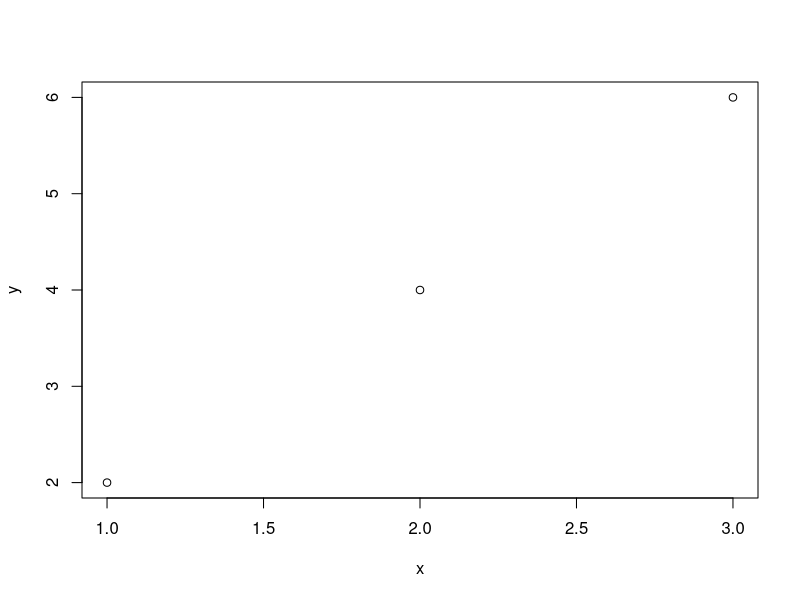
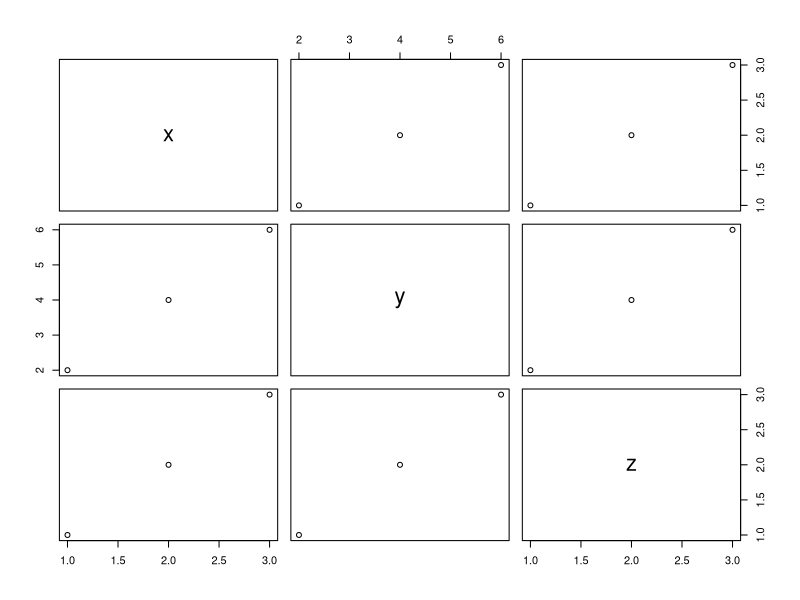

These charts were generated, in order, by the following R code: (Note: this script raises an error after producing the figures.)
# Basic R terminology

# Vectors ----
x <- c(1,2,3)
y <- c(2,4,6)

is.vector(x)
is.data.frame(x)

# A vector can also have just one value
name <- "Jake"

is.vector(name)
is.data.frame(name)

# anything on left side of <- is usually the object
# Vectors will usually show up under "Values" in the Global Environment

# Data Frame ----
df <- data.frame(x,y)

is.data.frame(df)
is.vector(df)

# one column
x
data.frame(x)

# empty dataframe
empty_df <- data.frame()
empty_df

weird <- c("Jake", 1, "Pacific Island Network", FALSE)
is.vector(weird)
str(weird)
typeof(weird)

typeof(x)
typeof(c(TRUE, TRUE, FALSE))

# Use $ to select a column (vector) in dataframe
is.vector(df$x)

# Easy to plot/graph data in dataframe
plot(df)

# Add another vector (column) to dataframe
df$z <- c("A", "B", "C")
df
plot(df)

?str
str(x)
str(df$x)
str(df$z)
str(z)
z
str(df)

is.vector(x)
is.vector(df)
is.data.frame(df)

is.vector(df$x)
is.vector(df$x)

df$z
is.vector(df$z)

library(ggplot2)
#ggplot2::

plot2cont_vars <- ggplot(df, aes(x,y))

plot2cont_vars + geom_label(aes(label = x))
plot2cont_vars + geom_point(color = "red")
plot2cont_vars + geom_smooth(method = lm)

plot_1disc_1cont <- ggplot(df, aes(z,y))

plot_1disc_1cont + geom_col()

# Three variables
ggplot(df, aes(x,y, color = z)) +
  geom_point()


plot_1disc_1cont + geom_boxplot()

df

df10 <- df$x + 10
df10 <- df$x + 10
df10

# Rename our columns?
df
names(df)

# make a copy
names_df <- df
names_df

# Renaming using base R
names(names_df)[names(names_df)=="z"] <- "species"
names(names_df)[names(names_df)=="x"] <- "count"
names(names_df)[names(names_df)=="y"] <- "stems"
names_df

library(tidyverse)
# Renaming using tidyverse
df
names_df2 <- df %>%
  rename(species = z)

names_df2

names_df2 <- df %>%
  rename(species = z,
         count = x,
         stems = y)

plot2 <- names_df2 %>%
  mutate(count = count*3,
         stems = count)
plot2

plot3 <- plot2 %>%
  mutate(count = count-3,
         stems = count)
plot3


new_plot <- function(operator, amount) {
  count <- c(1,2,3)
  stems <- c(2,4,6)
  species <- c("A", "B", "C")
  df <- data.frame(count,stems,species)

  if (operator == "add") {
  df <- df %>%
    mutate(count = count + amount,
           stems = count)
  }

  if (operator == "mult") {
    df <- df %>%
      mutate(count = count * amount,
             stems = count)
  }

  return(df)

}

new_plot(operator = "add", amount = 100)
new_plot(operator = "mult", amount = 1)

user <- "jake"
user <- "kathy"
user <- "Jake"

if (user == "jake") {
  print("Hi Jake")
  }

if (user == "jake") {
  print("Hi Jake")
  } else {
    print("You are not Jake")
}

plot1 <- names_df2
plot1
plot2 <- new_plot(operator = "add", amount = -1)
plot2
plot3 <- new_plot(operator = "mult", amount = 10)
plot3

plot1 <- names_df2 %>%
  mutate(plot = "1")
plot1
plot2 <- new_plot(operator = "add", amount = -1) %>%
  mutate(plot = "2")
plot2
plot3 <- new_plot(operator = "mult", amount = 10) %>%
  mutate(plot = "3")
plot3

dplyr::bind_rows(plot1, plot2, plot3)

df3 <- dplyr::bind_rows(plot1, plot2, plot3)

ggplot(df3, aes(count,stems, color = species)) +
  geom_point()

ggplot(df3, aes(plot,count, color = species)) +
  geom_point()

ggplot(df3, aes(species, count, color = species)) +
  geom_boxplot()

ggplot(df3, aes(plot, count)) +
  geom_boxplot()

ggplot(df3, aes(plot, count)) +
  geom_boxplot(notch = TRUE)

?geom_boxplot

data()
data(cats)
head(cats, 10)

ggplot(cats, aes(x = Sex, y = Bwt)) +
  geom_boxplot(notch = TRUE)

data(iris)
head(iris, 10)

ggplot(iris, aes(x = Species, y = Sepal.Width)) +
  geom_boxplot(notch = TRUE)

